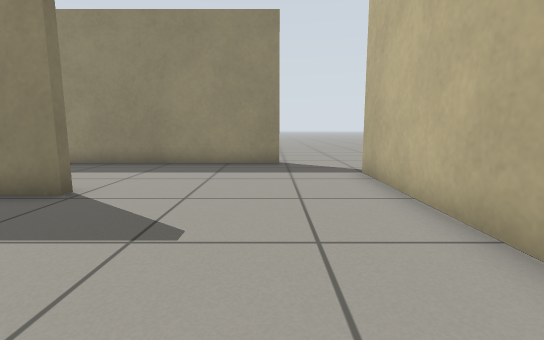
View 1 (above)

12 first-person views from a walk through a world built for the Gazebo simulator. The camera is 0.6 m above the floor, tilts 8° down and sees 85° across. The floor is counted in squares, 0.5 m on a side. Each view is taken from the middle of a square. On the plan, view 1 faces up. The plan holds only what a view shows up to about 13 squares ahead; the rest is blank.

View 2
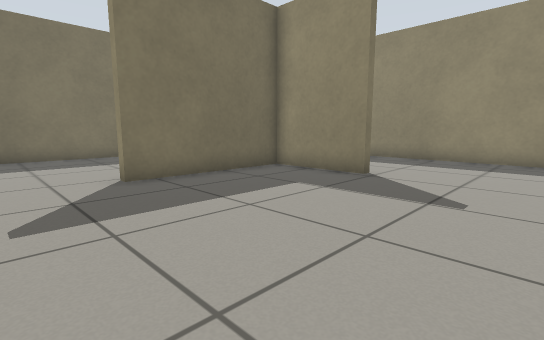

View 3
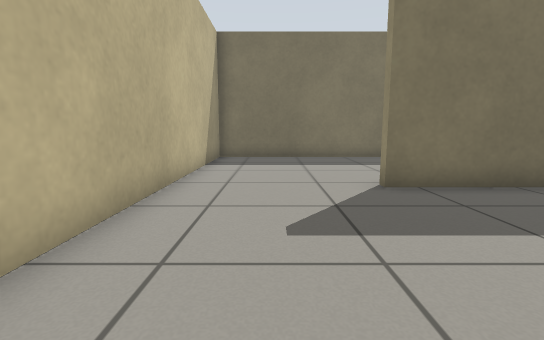

View 4
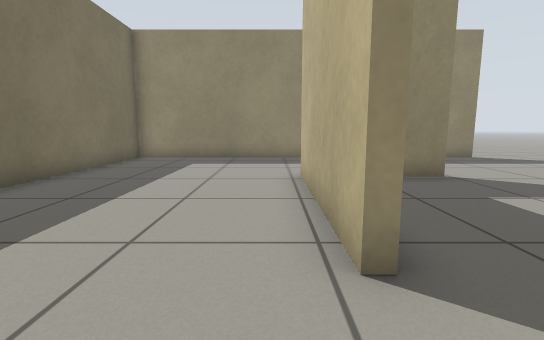

View 5
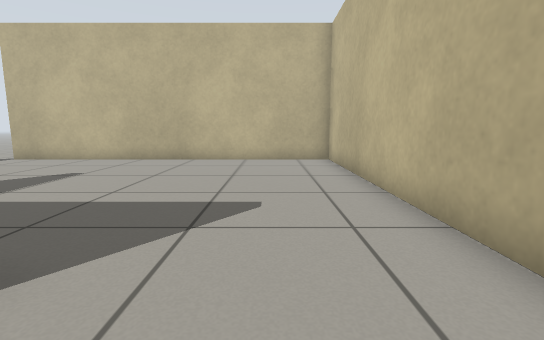

View 6
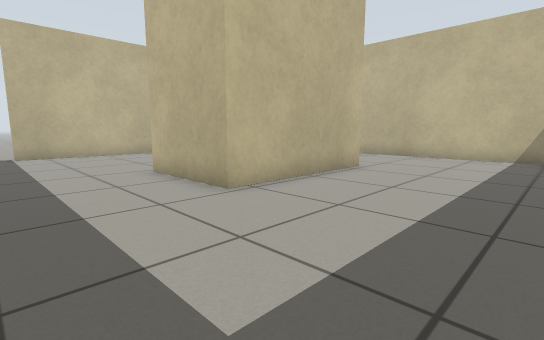

View 7
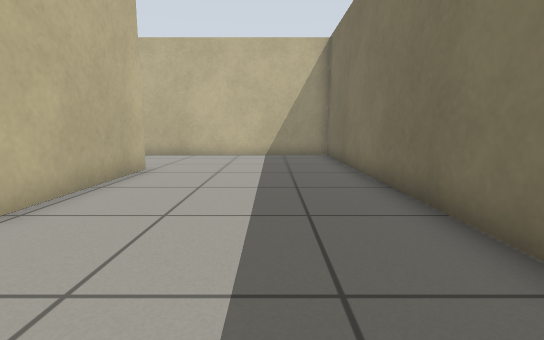

View 8
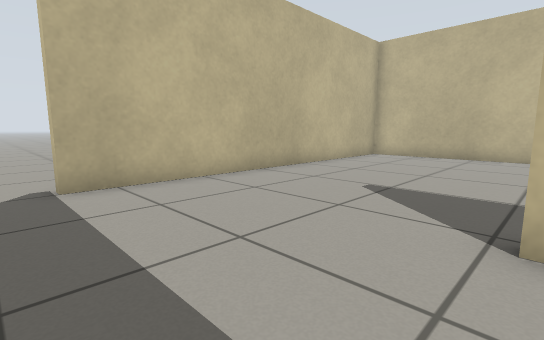

View 9
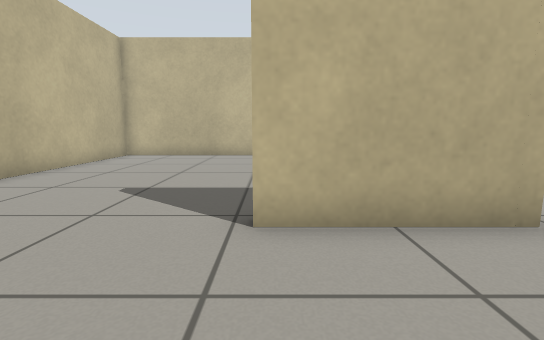

View 10
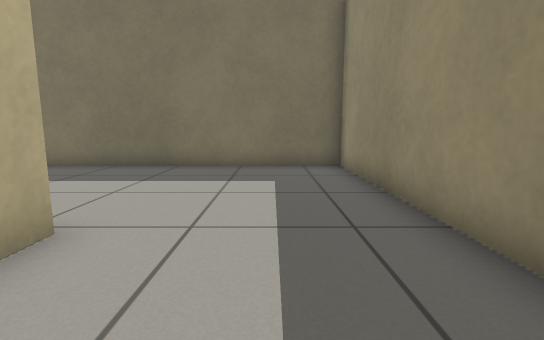

View 11
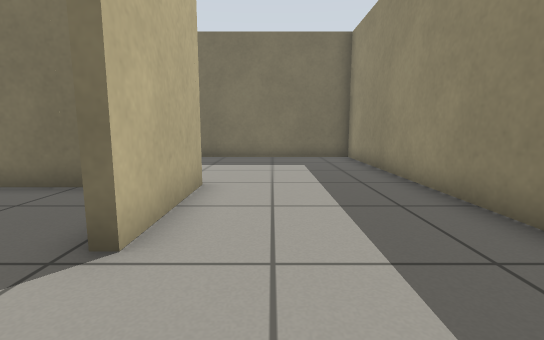

View 12
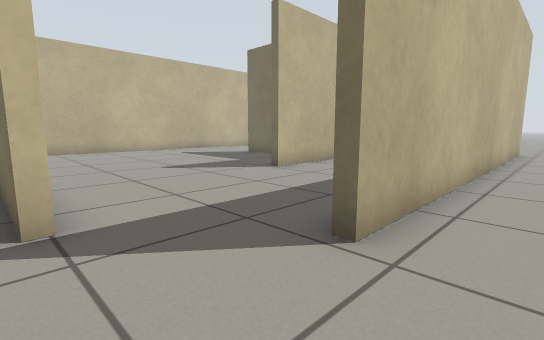

### Floor plan
Points are (right, up) in squares from view 1. A wall is a line through its corners. A room is listed if a view was taken in it or the views show most of it. See-through windows are left out.
Room 1 (views 1, 2, 3, 4, 5, 6, 7, 8, 9, 10, 11)
walls: (-3.8, 5.2) (-7, 5.2) (-7, 0.3) (-7.3, 0.3) (-7.3, 5.5) (-3.8, 5.5) (-3.8, 5.2); (0.2, 10.2) (-13.4, 10.2) (-13.4, -4.2) (2.4, -4.2) (2.4, 8)
ways out: opening at (1.5, 9) to room 2
Room 2 (view 12)
walls: (-13.7, 10.5) (0.2, 10.5) (0.2, 10.2); (2.7, 8.1) (2.7, 5)
ways out: opening at (1.5, 9) to room 1

Positions as (right, up) in squares from view 1, and headings:
1: (0, 0), facing up
2: (0, -2), facing up-left
3: (-1, -2), facing left
4: (-8, -2), facing up
5: (-9, -2), facing right
6: (-12, 9), facing down-right
7: (-11, 9), facing down
8: (-4, 9), facing down-right
9: (-4, 9), facing down
10: (-4, 8), facing left
11: (-1, 7), facing left
12: (3, 12), facing down-left
